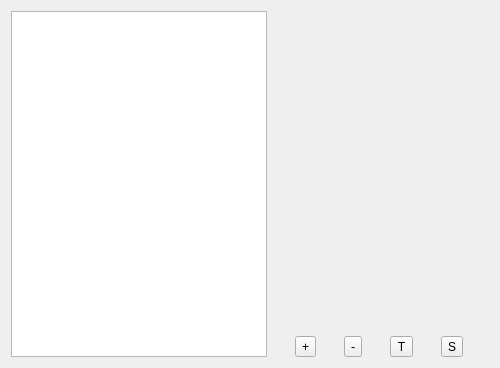
<?xml version="1.0" encoding="UTF-8"?>
<ui version="4.0">
 <class>DataDisplayEditorForm</class>
 <widget class="QWidget" name="DataDisplayEditorForm">
  <property name="geometry">
   <rect>
    <x>0</x>
    <y>0</y>
    <width>500</width>
    <height>368</height>
   </rect>
  </property>
  <property name="windowTitle">
   <string>Form</string>
  </property>
  <layout class="QHBoxLayout" name="horizontalLayout_2">
   <item>
    <widget class="QTableView" name="displayTable">
     <property name="sizePolicy">
      <sizepolicy hsizetype="Fixed" vsizetype="Expanding">
       <horstretch>0</horstretch>
       <verstretch>0</verstretch>
      </sizepolicy>
     </property>
     <property name="editTriggers">
      <set>QAbstractItemView::NoEditTriggers</set>
     </property>
     <property name="alternatingRowColors">
      <bool>true</bool>
     </property>
     <property name="selectionMode">
      <enum>QAbstractItemView::SingleSelection</enum>
     </property>
     <property name="selectionBehavior">
      <enum>QAbstractItemView::SelectRows</enum>
     </property>
     <attribute name="horizontalHeaderVisible">
      <bool>false</bool>
     </attribute>
     <attribute name="verticalHeaderVisible">
      <bool>false</bool>
     </attribute>
    </widget>
   </item>
   <item>
    <layout class="QVBoxLayout" name="verticalLayout">
     <item>
      <layout class="QVBoxLayout" name="configLayout"/>
     </item>
     <item>
      <spacer name="horizontalSpacer">
       <property name="orientation">
        <enum>Qt::Horizontal</enum>
       </property>
       <property name="sizeHint" stdset="0">
        <size>
         <width>150</width>
         <height>20</height>
        </size>
       </property>
      </spacer>
     </item>
     <item>
      <spacer name="verticalSpacer">
       <property name="orientation">
        <enum>Qt::Vertical</enum>
       </property>
       <property name="sizeHint" stdset="0">
        <size>
         <width>20</width>
         <height>40</height>
        </size>
       </property>
      </spacer>
     </item>
     <item>
      <layout class="QHBoxLayout" name="horizontalLayout">
       <item>
        <widget class="QToolButton" name="addButton">
         <property name="text">
          <string>+</string>
         </property>
         <property name="icon">
          <iconset resource="resources.qrc">
           <normaloff>:/icons/images/add-icon.png</normaloff>:/icons/images/add-icon.png</iconset>
         </property>
         <property name="iconSize">
          <size>
           <width>22</width>
           <height>22</height>
          </size>
         </property>
        </widget>
       </item>
       <item>
        <widget class="QToolButton" name="removeButton">
         <property name="text">
          <string>-</string>
         </property>
         <property name="icon">
          <iconset resource="resources.qrc">
           <normaloff>:/icons/images/remove-icon.png</normaloff>:/icons/images/remove-icon.png</iconset>
         </property>
         <property name="iconSize">
          <size>
           <width>22</width>
           <height>22</height>
          </size>
         </property>
        </widget>
       </item>
       <item>
        <widget class="QToolButton" name="testButton">
         <property name="text">
          <string>T</string>
         </property>
         <property name="icon">
          <iconset resource="resources.qrc">
           <normaloff>:/icons/images/test-icon.png</normaloff>:/icons/images/test-icon.png</iconset>
         </property>
         <property name="iconSize">
          <size>
           <width>22</width>
           <height>22</height>
          </size>
         </property>
         <property name="checkable">
          <bool>true</bool>
         </property>
        </widget>
       </item>
       <item>
        <widget class="QToolButton" name="saveButton">
         <property name="text">
          <string>S</string>
         </property>
         <property name="icon">
          <iconset resource="resources.qrc">
           <normaloff>:/icons/images/save-icon.png</normaloff>:/icons/images/save-icon.png</iconset>
         </property>
         <property name="iconSize">
          <size>
           <width>22</width>
           <height>22</height>
          </size>
         </property>
        </widget>
       </item>
      </layout>
     </item>
    </layout>
   </item>
  </layout>
 </widget>
 <resources>
  <include location="resources.qrc"/>
 </resources>
 <connections/>
</ui>
